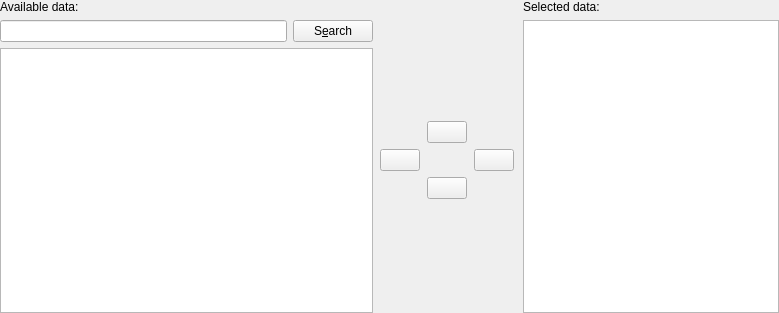
<?xml version="1.0" encoding="UTF-8"?>
<ui version="4.0">
 <class>DataWizardPageVectors</class>
 <widget class="QWizardPage" name="DataWizardPageVectors">
  <property name="geometry">
   <rect>
    <x>0</x>
    <y>0</y>
    <width>779</width>
    <height>313</height>
   </rect>
  </property>
  <layout class="QGridLayout">
   <property name="margin">
    <number>0</number>
   </property>
   <item row="0" column="1">
    <spacer name="spacer117">
     <property name="orientation">
      <enum>Qt::Vertical</enum>
     </property>
     <property name="sizeType">
      <enum>QSizePolicy::Expanding</enum>
     </property>
     <property name="sizeHint" stdset="0">
      <size>
       <width>121</width>
       <height>102</height>
      </size>
     </property>
    </spacer>
   </item>
   <item row="1" column="1">
    <layout class="QGridLayout">
     <property name="margin">
      <number>0</number>
     </property>
     <item row="1" column="1">
      <widget class="QPushButton" name="_up">
       <property name="sizePolicy">
        <sizepolicy hsizetype="Fixed" vsizetype="Fixed">
         <horstretch>0</horstretch>
         <verstretch>0</verstretch>
        </sizepolicy>
       </property>
       <property name="whatsThis">
        <string>Raise in plot order (Alt-up)</string>
       </property>
       <property name="text">
        <string/>
       </property>
       <property name="shortcut">
        <string>Alt+Up</string>
       </property>
      </widget>
     </item>
     <item row="3" column="1">
      <widget class="QPushButton" name="_down">
       <property name="sizePolicy">
        <sizepolicy hsizetype="Fixed" vsizetype="Fixed">
         <horstretch>0</horstretch>
         <verstretch>0</verstretch>
        </sizepolicy>
       </property>
       <property name="text">
        <string/>
       </property>
       <property name="shortcut">
        <string>Alt+Down</string>
       </property>
      </widget>
     </item>
     <item row="2" column="2">
      <widget class="QPushButton" name="_add">
       <property name="sizePolicy">
        <sizepolicy hsizetype="Fixed" vsizetype="Fixed">
         <horstretch>0</horstretch>
         <verstretch>0</verstretch>
        </sizepolicy>
       </property>
       <property name="whatsThis">
        <string>Select (Alt-s): Move highlighted fields from the Available data list to the Selected data list for plotting.</string>
       </property>
       <property name="text">
        <string/>
       </property>
       <property name="shortcut">
        <string>Alt+S</string>
       </property>
      </widget>
     </item>
     <item row="2" column="0">
      <widget class="QPushButton" name="_remove">
       <property name="sizePolicy">
        <sizepolicy hsizetype="Fixed" vsizetype="Fixed">
         <horstretch>0</horstretch>
         <verstretch>0</verstretch>
        </sizepolicy>
       </property>
       <property name="whatsThis">
        <string>Remove (Alt-s): Move highlighted fields from the Selected data list to the Available data list so that they will not be plotted.</string>
       </property>
       <property name="text">
        <string/>
       </property>
       <property name="shortcut">
        <string>Alt+R</string>
       </property>
      </widget>
     </item>
    </layout>
   </item>
   <item row="2" column="1">
    <spacer name="spacer118">
     <property name="orientation">
      <enum>Qt::Vertical</enum>
     </property>
     <property name="sizeType">
      <enum>QSizePolicy::Expanding</enum>
     </property>
     <property name="sizeHint" stdset="0">
      <size>
       <width>138</width>
       <height>97</height>
      </size>
     </property>
    </spacer>
   </item>
   <item row="0" column="2" rowspan="3">
    <layout class="QGridLayout">
     <property name="margin">
      <number>0</number>
     </property>
     <item row="1" column="0" colspan="2">
      <widget class="QListWidget" name="_vectorsToPlot">
       <property name="toolTip">
        <string>Selected data: All fields in this list are plotted.</string>
       </property>
       <property name="whatsThis">
        <string>Selected data: All fields in this list are plotted.  To remove fields from this list, drag them to the Available data list, double click on them, or select them and use the Remove button (right arrow icon or Alt-r).  The order in which fields appear in this list is the order in which they will be plotted.</string>
       </property>
       <property name="selectionMode">
        <enum>QAbstractItemView::ExtendedSelection</enum>
       </property>
      </widget>
     </item>
     <item row="0" column="0" colspan="2">
      <widget class="QLabel" name="textLabel1">
       <property name="text">
        <string>Selected data:</string>
       </property>
       <property name="wordWrap">
        <bool>false</bool>
       </property>
      </widget>
     </item>
    </layout>
   </item>
   <item row="0" column="0" rowspan="3">
    <layout class="QGridLayout">
     <property name="margin">
      <number>0</number>
     </property>
     <item row="1" column="1">
      <widget class="QPushButton" name="_vectorSearch">
       <property name="sizePolicy">
        <sizepolicy hsizetype="Fixed" vsizetype="Fixed">
         <horstretch>0</horstretch>
         <verstretch>0</verstretch>
        </sizepolicy>
       </property>
       <property name="whatsThis">
        <string>Appends the '*' wild card to the beginning and end of the search filter to match everything containing the search filter text.</string>
       </property>
       <property name="text">
        <string>S&amp;earch</string>
       </property>
      </widget>
     </item>
     <item row="1" column="0">
      <widget class="QLineEdit" name="_vectorReduction">
       <property name="toolTip">
        <string>Search Filter</string>
       </property>
       <property name="whatsThis">
        <string>Search Filter: Fields matching this filter will be highlighted and moved to the top of the Available data list.  '*' and '?' wild cards are supported.</string>
       </property>
      </widget>
     </item>
     <item row="2" column="0" colspan="2">
      <widget class="QListWidget" name="_vectors">
       <property name="toolTip">
        <string>Field selection: Checked fields are plotted.</string>
       </property>
       <property name="whatsThis">
        <string>Available data: This box lists all fields which have not been selected for plotting.  To select a field for plotting, move it to the Selected data list, by dragging it with the mouse, by double clicking, or by highlighting it, and clicking on the select button (Right Arrow - accelerator is Alt-s).</string>
       </property>
       <property name="selectionMode">
        <enum>QAbstractItemView::ExtendedSelection</enum>
       </property>
      </widget>
     </item>
     <item row="0" column="0" colspan="2">
      <widget class="QLabel" name="textLabel1_2">
       <property name="text">
        <string>Available data:</string>
       </property>
       <property name="wordWrap">
        <bool>false</bool>
       </property>
      </widget>
     </item>
    </layout>
   </item>
  </layout>
 </widget>
 <layoutdefault spacing="6" margin="11"/>
 <tabstops>
  <tabstop>_vectorReduction</tabstop>
  <tabstop>_vectorSearch</tabstop>
  <tabstop>_vectors</tabstop>
  <tabstop>_up</tabstop>
  <tabstop>_remove</tabstop>
  <tabstop>_add</tabstop>
  <tabstop>_down</tabstop>
  <tabstop>_vectorsToPlot</tabstop>
 </tabstops>
 <resources/>
 <connections>
  <connection>
   <sender>_add</sender>
   <signal>clicked()</signal>
   <receiver>_vectorReduction</receiver>
   <slot>setFocus()</slot>
   <hints>
    <hint type="sourcelabel">
     <x>480</x>
     <y>154</y>
    </hint>
    <hint type="destinationlabel">
     <x>237</x>
     <y>31</y>
    </hint>
   </hints>
  </connection>
  <connection>
   <sender>_add</sender>
   <signal>clicked()</signal>
   <receiver>_vectorReduction</receiver>
   <slot>selectAll()</slot>
   <hints>
    <hint type="sourcelabel">
     <x>500</x>
     <y>152</y>
    </hint>
    <hint type="destinationlabel">
     <x>257</x>
     <y>39</y>
    </hint>
   </hints>
  </connection>
  <connection>
   <sender>_vectors</sender>
   <signal>clicked(QModelIndex)</signal>
   <receiver>_vectorReduction</receiver>
   <slot>clear()</slot>
   <hints>
    <hint type="sourcelabel">
     <x>94</x>
     <y>95</y>
    </hint>
    <hint type="destinationlabel">
     <x>104</x>
     <y>30</y>
    </hint>
   </hints>
  </connection>
 </connections>
</ui>
